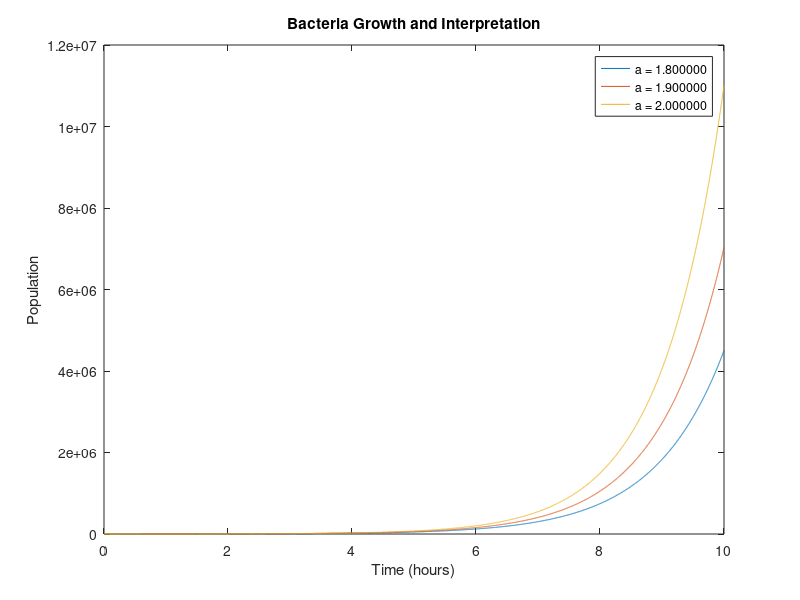

Source code (MATLAB):
t=linspace(0,10,10001);
figure('Name','Measured Data');
for a=1.8:0.1:2
   y=(1000/a)*exp(0.5.*a.*t);
   b = sprintf('a = %f', a)
   plot(t,y,'DisplayName',b);
   hold on
end
xlabel('Time (hours)');
ylabel('Population');
title('Bacteria Growth and Interpretation');
legend('show');
